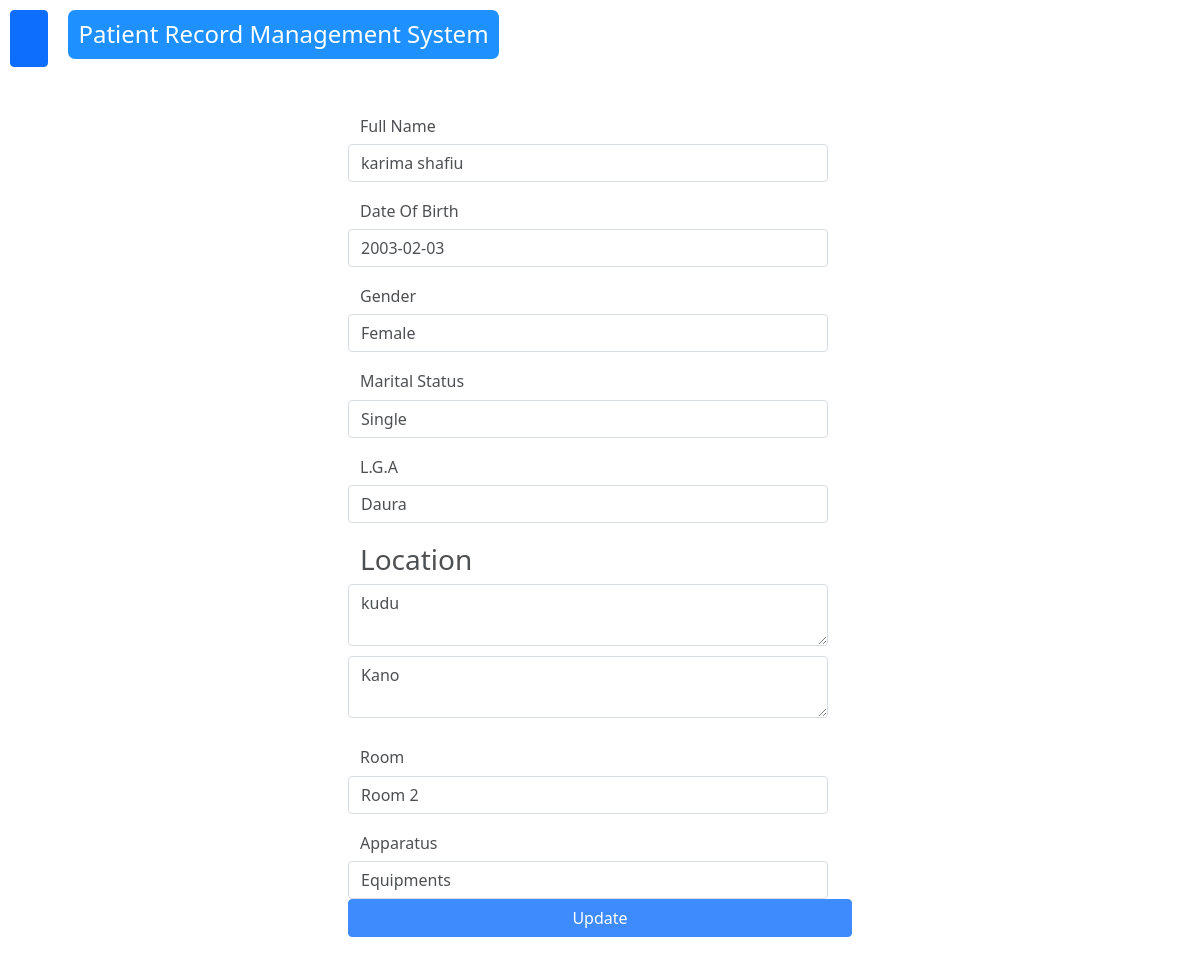
Screenshot of /update/6 (signed in) with the database file from the repository.
### core/models.py (models this page shows, shortened)
class PatientR(models.Model):
    full_name = models.CharField(max_length=100)
    dob = models.CharField(max_length=100)
    gender = models.CharField(max_length=20)
    marital = models.CharField(max_length=20)
    lga = models.CharField(max_length=100)
    addrss = models.TextField(blank=True)
    state = models.CharField(max_length=100)
    apparatus = models.CharField(max_length=100)
    room = models.CharField(max_length=100)
    code = models.CharField(max_length=1000)
    create_at = models.DateTimeField(default=datetime.now)

### core/views.py (the view)
# urls.py: path('update/<int:id>', views.update, name='update'),
@login_required(login_url='login')
def update(request, id):
  patient = PatientR.objects.get(id=id)
  template = loader.get_template('update.html')
  context = {
    'patient': patient,
  }
  return HttpResponse(template.render(context, request))

### templates/update.html (shortened to what this page needs)
{% load static %}
<!DOCTYPE html>
<html lang="en">
<head>
    <link rel="stylesheet" href="{% static 'bootstraps-files/bootstrap/css/bootstrap.min.css' %}">
    <link rel="stylesheet" href="{% static 'bootstraps-files/lineawesome/css/line-awesome.min.css' %}">
    <link rel="stylesheet" href="{% static 'css/style.css' %}">
</head>
<body>
    <header class="header">
        <button class="btn btn-primary" type="button" data-bs-toggle="offcanvas" data-bs-target="#offcanvasScrolling" aria-controls="offcanvasScrolling"><i class="la la-bars"></i></button>
        <div class="brand">
            <h4>Patient Record Management System</h4>
        </div>
    </header>
    <div class="body">
        <form action="updaterecord/{{ patient.id }}" method="post">
            <div class="row">
                <div class="row">
                    <h6>Full Name</h6>
                    <input type="text" name="full_name" class="form-control" value="{{ patient.full_name }}">
                </div>
                <div class="row">
                    <h6>Date Of Birth</h6>
                    <input type="text" name="dob" class="form-control" value="{{ patient.dob }}">
                </div>
                <div class="row">
                    <h6>Gender</h6>
                    <input type="text" name="gender" class="form-control" value="{{ patient.gender }}">
                </div>
                <div class="row">
                    <h6>Marital Status</h6>
                    <input type="text" name="marital"  class="form-control" value="{{ patient.marital }}">
                </div>
                <div class="row">
                    <h6>L.G.A</h6>
                    <input type="text" name="lga" class="form-control" value="{{ patient.lga }}">
                </div>
                <div class="row address">
                    <h3>Location</h3>
                    <textarea name="address" id=""  cols="30" rows="2" class="form-control" placeholder="Address">{{ patient.addrss }}</textarea>
                    <textarea name="state" id="" cols="30" rows="2" class="form-control" placeholder="State">{{ patient.state }}</textarea>
                </div>
                <div class="row">
                    <h6>Room</h6>
                    <input type="text" name="room" class="form-control" value="{{ patient.room }}">
                </div>
                <div class="row">
                    <h6>Apparatus</h6>
                    <input type="text" name="apparatus" class="form-control" value="{{ patient.apparatus }}">
                </div>
                <button class="btn btn-primary">Update</button>
            </div>
        </form>
    </div>
</body>
</html>

### static/css/style.css (style rules this page uses)
body { background: url('/static/bg-images/patient-bg3.jpg'); background-size: cover; backdrop-filter: blur(3px); height: 100vh; }

### templates/update.html (style rules this page uses)
* { list-style: none; }
.header { display: flex; gap: 20px; padding: 10px; color: #fff; }
.header h4 { background-color: dodgerblue; padding: 10px; border-radius: 7px; }
.row { margin-top: 20px; }
.address textarea { margin-bottom: 10px; }
.body { display: flex; flex-direction: column; align-items: center; justify-content: center; padding-bottom: 50px; background-color: #fff; opacity: .8; }
.body form { width: 40%; }

### rows the page displays
PatientR: full_name "karima shafiu", dob "2003-02-03", gender "Female", marital "Single", lga "Daura", address "kudu", state "Kano", room "Room 2", apparatus "Equipments"
